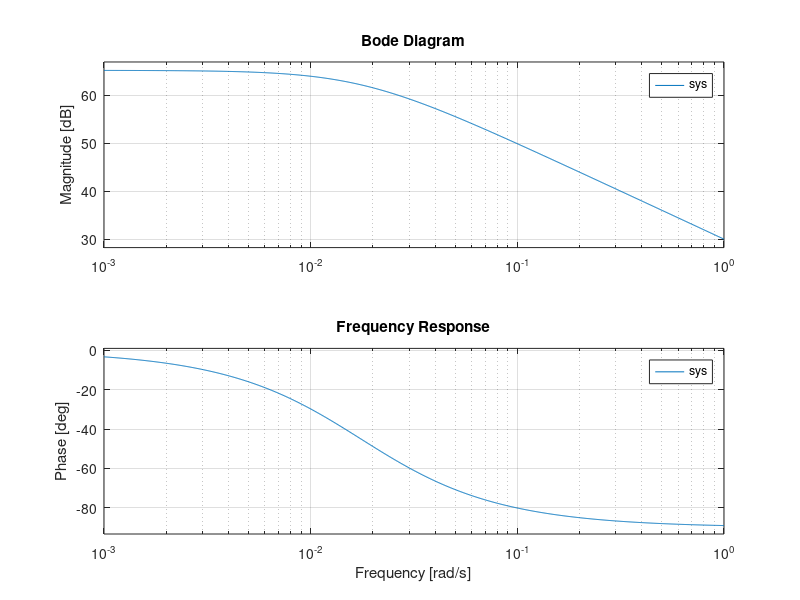

This chart was generated by the following MATLAB code:
clc
clear all
close all

% Given values
a = 0.0175;
b = 31.841;

numerator = [b];
denominator = [1,a];

sys = tf(numerator,denominator);

bode(sys)
%xlabel('Frequency (Hz)');
%ylabel('Magnitude');
title('Frequency Response');
grid on;
